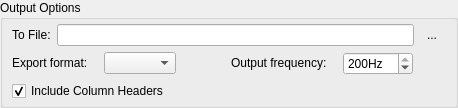
      <widget class="QGroupBox" name="groupBox_oo">
       <property name="sizePolicy">
        <sizepolicy hsizetype="Preferred" vsizetype="Fixed">
         <horstretch>0</horstretch>
         <verstretch>0</verstretch>
        </sizepolicy>
       </property>
       <property name="minimumSize">
        <size>
         <width>0</width>
         <height>100</height>
        </size>
       </property>
       <property name="toolTip">
        <string>Use the &quot;What's this&quot; tool to get more information (typically this is the ? near this window's close button)</string>
       </property>
       <property name="whatsThis">
        <string>&lt;html&gt;&lt;head/&gt;&lt;body&gt;&lt;p&gt;&lt;span style=&quot; font-size:9pt; font-weight:600; color:#00007f;&quot;&gt;Output Options&lt;/span&gt;&lt;/p&gt;&lt;p&gt;Select or enter a file in &lt;span style=&quot; font-weight:600; font-style:italic;&quot;&gt;To File&lt;/span&gt; to which to save the exported data. The file extension will automatically be adjusted based on your chosen export format.&lt;/p&gt;&lt;p&gt;&lt;span style=&quot; font-weight:600; font-style:italic;&quot;&gt;Export Format&lt;/span&gt; determines the type of output. &lt;span style=&quot; font-weight:600;&quot;&gt;CSV&lt;/span&gt;, &lt;span style=&quot; font-weight:600;&quot;&gt;TAB&lt;/span&gt;, and &lt;span style=&quot; font-weight:600;&quot;&gt;TXT&lt;/span&gt; types are &amp;quot;flat file&amp;quot; types with rows of data values which are separated by a comma, tab, or space character respectively. You may choose to &lt;span style=&quot; font-weight:600; font-style:italic;&quot;&gt;Include Column Headers&lt;/span&gt; to output the field names as the first line of the export (this is recommended for easy import into a spreadsheet or database).&lt;/p&gt;&lt;p&gt;&lt;span style=&quot; font-weight:600;&quot;&gt;GPX&lt;/span&gt; (GPS eXchange) and &lt;span style=&quot; font-weight:600;&quot;&gt;KML&lt;/span&gt; (Keyhole Markup Language) are XML output types which are typically used for GPS tracking and visualisation. KML is the native format for importing into Google Earth and provides more features than GPX, while GPX is a more accepted standard for data exchange.&lt;/p&gt;&lt;p&gt;Output Frequency determines how many records are exported per second of logged data. AutoQuad logs at a 200Hz rate (200 records per second). In many cases this is more data than necessary and can create very large export files. To limit the amount of data exported, select a lower frequency. For GPS tracking, a low value like 5 to 10 Hz is recommended, especially with KML or GPX exports which can create very large files even at low frequencies.&lt;/p&gt;&lt;/body&gt;&lt;/html&gt;</string>
       </property>
       <property name="title">
        <string>Output Options</string>
       </property>
       <property name="alignment">
        <set>Qt::AlignLeading|Qt::AlignLeft|Qt::AlignTop</set>
       </property>
       <layout class="QGridLayout" name="gridLayout_3" columnstretch="1,1">
        <property name="leftMargin">
         <number>9</number>
        </property>
        <property name="topMargin">
         <number>4</number>
        </property>
        <property name="bottomMargin">
         <number>4</number>
        </property>
        <item row="0" column="0" colspan="2">
         <layout class="QHBoxLayout" name="horizontalLayout_oo_2">
          <item>
           <widget class="QLabel" name="label_outFile">
            <property name="sizePolicy">
             <sizepolicy hsizetype="Minimum" vsizetype="Fixed">
              <horstretch>0</horstretch>
              <verstretch>0</verstretch>
             </sizepolicy>
            </property>
            <property name="text">
             <string>To File:</string>
            </property>
            <property name="margin">
             <number>0</number>
            </property>
            <property name="buddy">
             <cstring>lineEdit_outputFile</cstring>
            </property>
           </widget>
          </item>
          <item>
           <widget class="QLineEdit" name="lineEdit_outputFile">
            <property name="sizePolicy">
             <sizepolicy hsizetype="Expanding" vsizetype="Fixed">
              <horstretch>0</horstretch>
              <verstretch>0</verstretch>
             </sizepolicy>
            </property>
            <property name="minimumSize">
             <size>
              <width>0</width>
              <height>0</height>
             </size>
            </property>
            <property name="toolTip">
             <string>Path and file for export output</string>
            </property>
            <property name="maxLength">
             <number>2048</number>
            </property>
            <property name="alignment">
             <set>Qt::AlignRight|Qt::AlignTrailing|Qt::AlignVCenter</set>
            </property>
           </widget>
          </item>
          <item>
           <widget class="QToolButton" name="toolButton_selectOutputFile">
            <property name="toolTip">
             <string>Select output file</string>
            </property>
            <property name="text">
             <string>...</string>
            </property>
            <property name="icon">
             <iconset resource="../../qgroundcontrol.qrc">
              <normaloff>:/files/images/actions/folder-horizontal-open.png</normaloff>:/files/images/actions/folder-horizontal-open.png</iconset>
            </property>
            <property name="autoRaise">
             <bool>true</bool>
            </property>
           </widget>
          </item>
         </layout>
        </item>
        <item row="1" column="0">
         <layout class="QHBoxLayout" name="horizontalLayout_oo" stretch="0,1,0">
          <property name="spacing">
           <number>16</number>
          </property>
          <item>
           <widget class="QLabel" name="label_exportFormat">
            <property name="sizePolicy">
             <sizepolicy hsizetype="Fixed" vsizetype="Fixed">
              <horstretch>0</horstretch>
              <verstretch>0</verstretch>
             </sizepolicy>
            </property>
            <property name="text">
             <string>Export format:</string>
            </property>
            <property name="buddy">
             <cstring>comboBox_exportFormat</cstring>
            </property>
           </widget>
          </item>
          <item>
           <widget class="QComboBox" name="comboBox_exportFormat">
            <property name="sizePolicy">
             <sizepolicy hsizetype="Maximum" vsizetype="Fixed">
              <horstretch>0</horstretch>
              <verstretch>0</verstretch>
             </sizepolicy>
            </property>
            <property name="minimumSize">
             <size>
              <width>70</width>
              <height>0</height>
             </size>
            </property>
            <property name="toolTip">
             <string>Export data in this format</string>
            </property>
            <property name="currentIndex">
             <number>-1</number>
            </property>
            <property name="minimumContentsLength">
             <number>4</number>
            </property>
           </widget>
          </item>
          <item>
           <spacer name="horizontalSpacer_oo">
            <property name="orientation">
             <enum>Qt::Horizontal</enum>
            </property>
            <property name="sizeHint" stdset="0">
             <size>
              <width>40</width>
              <height>20</height>
             </size>
            </property>
           </spacer>
          </item>
         </layout>
        </item>
        <item row="1" column="1">
         <layout class="QHBoxLayout" name="horizontalLayout_oo_3">
          <property name="spacing">
           <number>16</number>
          </property>
          <item>
           <widget class="QLabel" name="label_outputFreq">
            <property name="sizePolicy">
             <sizepolicy hsizetype="Fixed" vsizetype="Fixed">
              <horstretch>0</horstretch>
              <verstretch>0</verstretch>
             </sizepolicy>
            </property>
            <property name="text">
             <string>Output frequency:</string>
            </property>
            <property name="buddy">
             <cstring>spinBox_outputFreq</cstring>
            </property>
           </widget>
          </item>
          <item>
           <widget class="QSpinBox" name="spinBox_outputFreq">
            <property name="sizePolicy">
             <sizepolicy hsizetype="Fixed" vsizetype="Fixed">
              <horstretch>0</horstretch>
              <verstretch>0</verstretch>
             </sizepolicy>
            </property>
            <property name="minimumSize">
             <size>
              <width>70</width>
              <height>22</height>
             </size>
            </property>
            <property name="toolTip">
             <string>Number of samples per second to export (AQ logging rate is 200Hz)</string>
            </property>
            <property name="suffix">
             <string>Hz</string>
            </property>
            <property name="minimum">
             <number>1</number>
            </property>
            <property name="maximum">
             <number>200</number>
            </property>
            <property name="singleStep">
             <number>10</number>
            </property>
            <property name="value">
             <number>200</number>
            </property>
           </widget>
          </item>
          <item>
           <spacer name="horizontalSpacer_oo_2">
            <property name="orientation">
             <enum>Qt::Horizontal</enum>
            </property>
            <property name="sizeHint" stdset="0">
             <size>
              <width>40</width>
              <height>20</height>
             </size>
            </property>
           </spacer>
          </item>
         </layout>
        </item>
        <item row="2" column="0">
         <widget class="QCheckBox" name="checkBox_colHeaders">
          <property name="toolTip">
           <string>If selected, the first row of the export will list the exported values. Only valid for txt, csv, and tab export formats.</string>
          </property>
          <property name="text">
           <string>Include Column Headers</string>
          </property>
          <property name="checked">
           <bool>true</bool>
          </property>
         </widget>
        </item>
       </layout>
      </widget>
